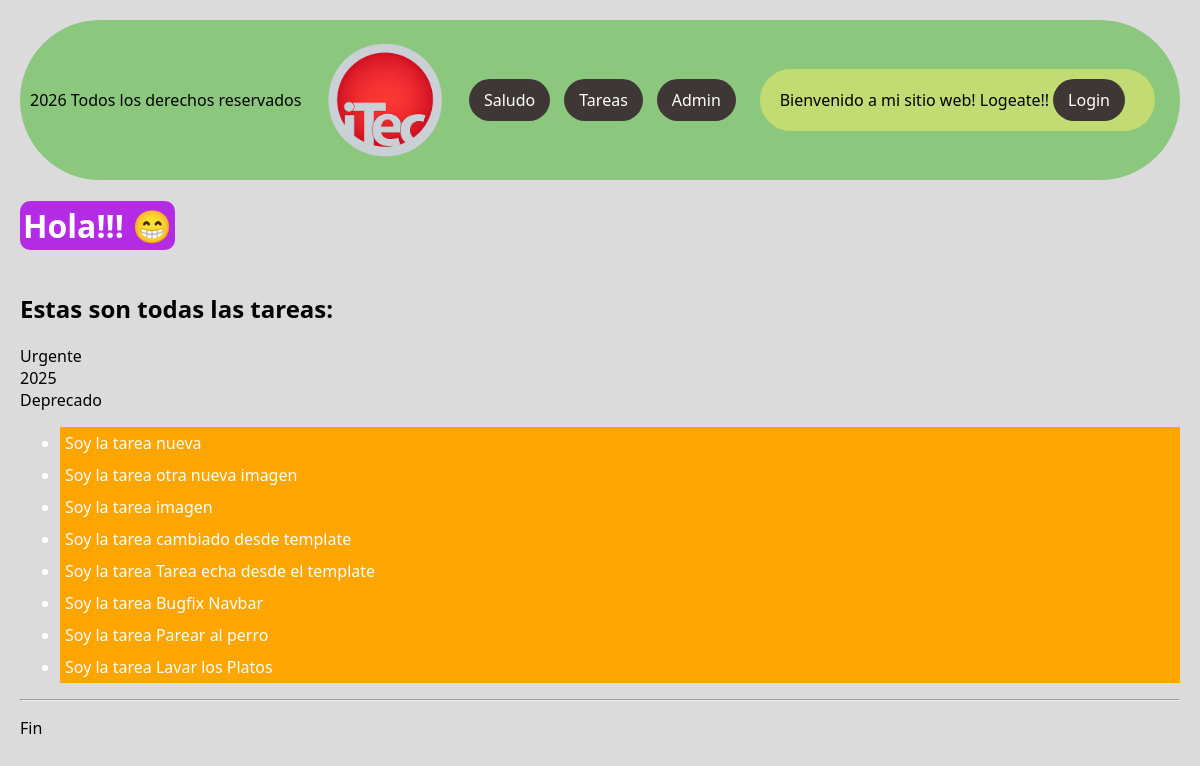
/, run on an earlier commit of the app's database.
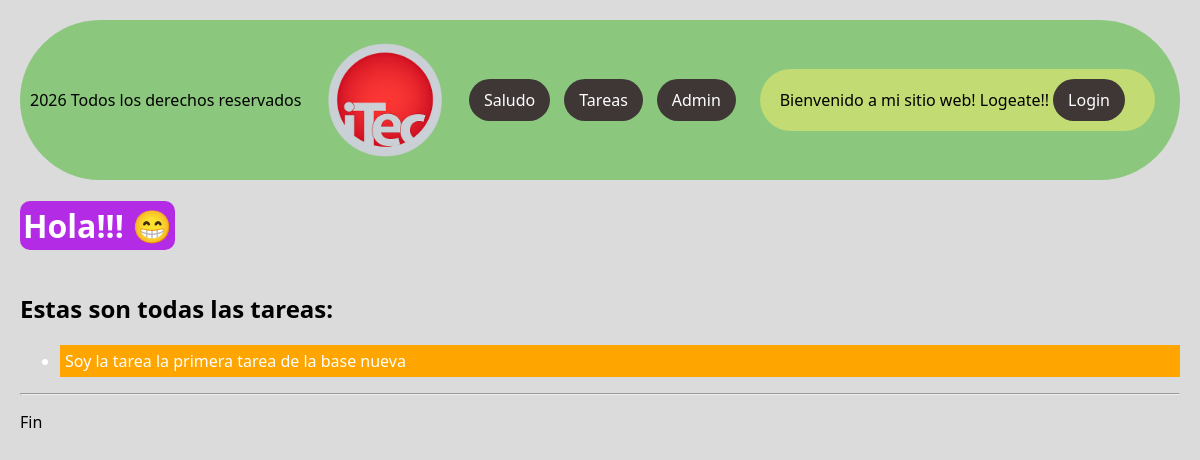
And on a later commit of the database.
### todolist/models.py (models this page shows, shortened)
class Etiqueta(models.Model):
    nombre = models.CharField(max_length=50)
    color = models.CharField(max_length=30)

class Tarea(models.Model):
    nombre = models.CharField(max_length=100)
    completada = models.BooleanField(
        default=False,
        help_text="la tarea se ha completada o no",
        verbose_name="FINALIZADA",
    )
    fecha_completada = models.DateField()
    fecha_creacion = models.DateTimeField(auto_now=True)
    responsable = models.ForeignKey(
        settings.AUTH_USER_MODEL,
        on_delete=models.CASCADE,
        related_name="responsable",
        default=None,
        null=True,
        blank=True,
    )
    etiquetas = models.ManyToManyField(
        Etiqueta, default=None, blank=True, null=True, related_name="etiquetas"
    )
    activo = models.BooleanField(
        default=True, help_text="Verdadero si NO esta archivada la tarea "
    )
    imagen = models.ImageField(upload_to="card_image/", null=True, blank=True)
    def __str__(self):
        return f"Soy la tarea {self.nombre}"
    class Meta:
        verbose_name = "Tareas de proyecto"
        verbose_name_plural = "Tareas de los proyectos"
        ordering = ["-id"]

### holamundo/views.py (the view)
# urls.py: path('', views.saludo, name='saludo'),
def saludo(request):
    tareas = Tarea.objects.all()
    return render(request, "holamundo/index.html", dict(tareas=tareas))

### practicaMarzo/context_processors.py (called while the page is built)
def year_context(request):
    year = datetime.now().year
    return {"year": year}

def bienvenido_context(request):
    if request.user.is_authenticated:
        mensaje = f"Bienvenido, {request.user.username}!"
    else:
        mensaje = "Bienvenido a mi sitio web! Logeate!!"
    return {"mensaje_bienvenida": mensaje}

def etiquetas_context(request):
    etiquetas = cache.get("todolist_etiquetas")
    if etiquetas is None:
        etiquetas = Etiqueta.objects.all()
        cache.set("todolist_etiquetas", etiquetas, 3600)  # cache por una hora
    return {"etiquetas_populares": etiquetas}

### holamundo/templates/holamundo/index.html (shortened to what this page needs)
{% extends 'holamundo/base.html' %}
{% block body %}
<h1>Hola!!! 😁</h1>
<h2>Estas son todas las tareas:</h2>
{% for etiqueta in etiquetas_populares %}
<span>{{etiqueta.nombre}}</span><br>
{% endfor %}
<ul>
    {% for tarea in tareas %}
    <li>{{tarea}}</li>
    {% endfor %}
</ul>
<hr>
<p>Fin</p>
{% endblock %}

### holamundo/templates/holamundo/base.html (shortened to what this page needs)
{%load static%}
<!DOCTYPE html>
<html lang="en">
<head>
    <link rel="stylesheet" href="{% static 'holamundo/styles.css' %}">
</head>
<body>
    <nav class="navegador">
        <p>{{ year }} Todos los derechos reservados</p>
        <img src="{% static 'holamundo/itec-logo.png'%}" alt="itec-logo">
        <div>
            <a href="{%url 'saludo'%}">Saludo</a>
            <a href="{%url 'tareas' %}">Tareas</a>
            <a href="{%url 'admin:index' %}">Admin</a>
        </div>
        {% if user.is_authenticated %}
        <div class="cajota">
            <div class="cajaperfil">
                {% if user.foto_perfil %}
                <img class="perfil" src="{{user.foto_perfil.url}}" alt="imagen {{user.nombre}}">
                {% endif %}
            </div>
            <div class="datos">
                <form action="{%url 'logout' %}" method="post">
                    {%csrf_token%}
                    <p>{{mensaje_bienvenida}}</p>
                    <button type="submit">Cerrar sesion</button>
                </form>
            </div>
        </div>
        {%else%}
        <div class="cajota">
            {{mensaje_bienvenida}}
            <a href="{%url 'login' %}">Login</a>
        </div>
        {%endif%}
    </nav>
    {% block body %}{% endblock %}
</body>
</html>

### holamundo/static/holamundo/styles.css (style rules this page uses)
body { font-family:'Segoe UI', Tahoma, Geneva, Verdana, sans-serif; background-color: #dbdbdb; margin: 0; padding: 20px; }
h1 { text-align: center; display: inline-block; border-radius: 10px; background-color: rgb(180, 43, 230); color: white; padding: 3px; }
nav { display: flex; background-color: rgb(139, 200, 125); overflow: hidden; align-items: center; justify-content: space-between; border-radius: 5rem; padding: 10px; }
.navegador img { width: 200px; margin: -30px; }
.navegador div { display: flex; flex-direction: row; gap: 4px; }
.navegador div a, button { background-color: rgb(63, 54, 54); color: white; padding: 10px 15px; border-radius: 50px; border: none; cursor: pointer; }
a { margin-right: 10px; text-decoration: none; color: rgb(19, 9, 157); }
li { background-color: orange; padding: 5px; color: white; }
.cajota { margin-right: 15px; display: flex; align-items: center; justify-content: center; gap: 4px; background-color: #c2db72; padding: 10px 20px; border-radius: 5rem; }

What changed in the data, as far as the page shows it:
removed Etiqueta: nombre "Urgente"
removed Etiqueta: nombre "2025"
removed Etiqueta: nombre "Deprecado"
removed Tarea: nombre "Soy la tarea nueva"
removed Tarea: nombre "Soy la tarea otra nueva imagen"
removed Tarea: nombre "Soy la tarea imagen"
removed Tarea: nombre "Soy la tarea cambiado desde template"
removed Tarea: nombre "Soy la tarea Tarea echa desde el template"
removed Tarea: nombre "Soy la tarea Bugfix Navbar"
removed Tarea: nombre "Soy la tarea Parear al perro"
removed Tarea: nombre "Soy la tarea Lavar los Platos"
added Tarea: nombre "Soy la tarea la primera tarea de la base nueva"
